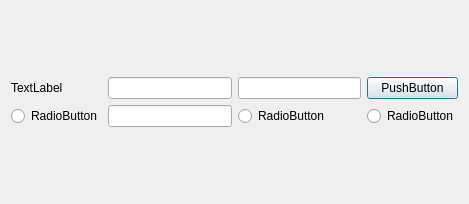
<?xml version="1.0" encoding="UTF-8"?>
<ui version="4.0">
 <class>Dialog</class>
 <widget class="QDialog" name="Dialog">
  <property name="geometry">
   <rect>
    <x>0</x>
    <y>0</y>
    <width>469</width>
    <height>204</height>
   </rect>
  </property>
  <property name="windowTitle">
   <string>Dialog</string>
  </property>
  <layout class="QGridLayout" name="gridLayout_2">
   <item row="0" column="0">
    <layout class="QGridLayout" name="gridLayout">
     <item row="0" column="1">
      <widget class="QLineEdit" name="lineEdit_2"/>
     </item>
     <item row="0" column="0">
      <widget class="QLabel" name="label">
       <property name="text">
        <string>TextLabel</string>
       </property>
      </widget>
     </item>
     <item row="0" column="2">
      <widget class="QLineEdit" name="lineEdit"/>
     </item>
     <item row="0" column="3">
      <widget class="QPushButton" name="pushButton">
       <property name="text">
        <string>PushButton</string>
       </property>
      </widget>
     </item>
     <item row="1" column="1">
      <widget class="QLineEdit" name="lineEdit_3"/>
     </item>
     <item row="1" column="2">
      <widget class="QRadioButton" name="radioButton">
       <property name="text">
        <string>RadioButton</string>
       </property>
      </widget>
     </item>
     <item row="1" column="3">
      <widget class="QRadioButton" name="radioButton_2">
       <property name="text">
        <string>RadioButton</string>
       </property>
      </widget>
     </item>
     <item row="1" column="0">
      <widget class="QRadioButton" name="radioButton_3">
       <property name="text">
        <string>RadioButton</string>
       </property>
      </widget>
     </item>
    </layout>
   </item>
  </layout>
 </widget>
 <resources/>
 <connections/>
</ui>
